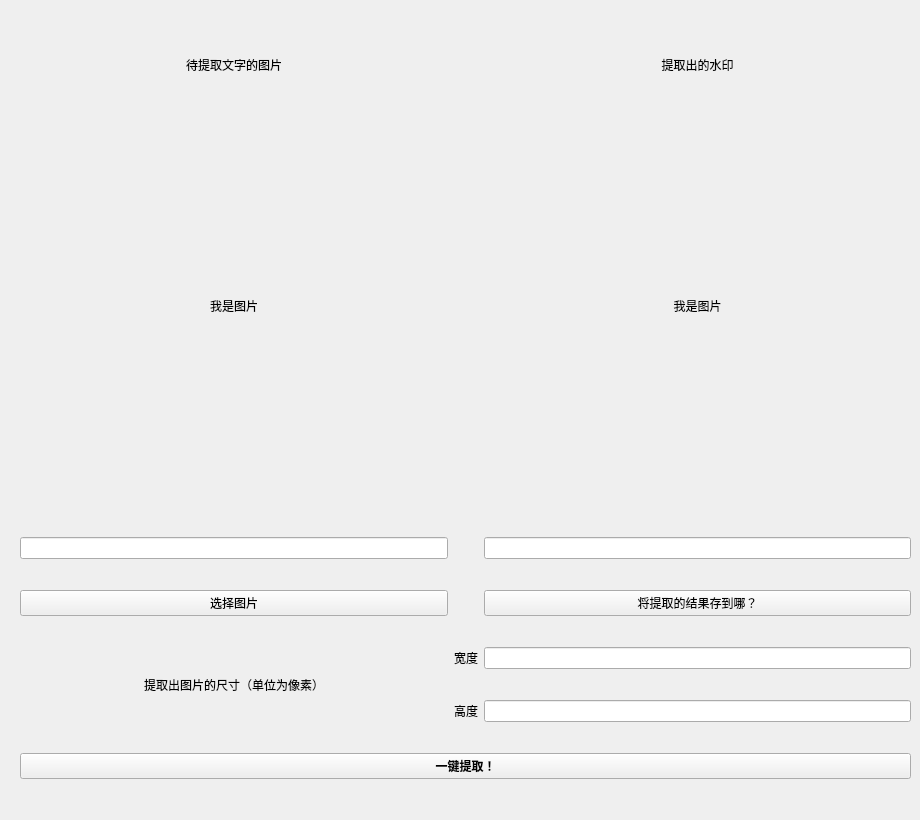
      <widget class="QWidget" name="page_44">
       <widget class="QWidget" name="gridLayoutWidget_29">
        <property name="geometry">
         <rect>
          <x>20</x>
          <y>30</y>
          <width>891</width>
          <height>781</height>
         </rect>
        </property>
        <layout class="QGridLayout" name="gridLayout_32">
         <item row="3" column="0">
          <widget class="QPushButton" name="pushButton_107">
           <property name="text">
            <string>选择图片</string>
           </property>
          </widget>
         </item>
         <item row="1" column="2">
          <widget class="QLabel" name="label_117">
           <property name="text">
            <string>我是图片</string>
           </property>
           <property name="alignment">
            <set>Qt::AlignCenter</set>
           </property>
          </widget>
         </item>
         <item row="0" column="0">
          <widget class="QLabel" name="label_163">
           <property name="maximumSize">
            <size>
             <width>16777215</width>
             <height>20</height>
            </size>
           </property>
           <property name="text">
            <string>待提取文字的图片</string>
           </property>
           <property name="alignment">
            <set>Qt::AlignCenter</set>
           </property>
          </widget>
         </item>
         <item row="2" column="0">
          <widget class="QLineEdit" name="lineEdit_51"/>
         </item>
         <item row="5" column="0" rowspan="2">
          <widget class="QLabel" name="label_161">
           <property name="text">
            <string>提取出图片的尺寸（单位为像素）</string>
           </property>
           <property name="alignment">
            <set>Qt::AlignCenter</set>
           </property>
          </widget>
         </item>
         <item row="2" column="2">
          <widget class="QLineEdit" name="lineEdit_50"/>
         </item>
         <item row="0" column="2">
          <widget class="QLabel" name="label_164">
           <property name="maximumSize">
            <size>
             <width>16777215</width>
             <height>20</height>
            </size>
           </property>
           <property name="text">
            <string>提取出的水印</string>
           </property>
           <property name="alignment">
            <set>Qt::AlignCenter</set>
           </property>
          </widget>
         </item>
         <item row="1" column="0">
          <widget class="QLabel" name="label_162">
           <property name="maximumSize">
            <size>
             <width>16777215</width>
             <height>400</height>
            </size>
           </property>
           <property name="text">
            <string>我是图片</string>
           </property>
           <property name="alignment">
            <set>Qt::AlignCenter</set>
           </property>
          </widget>
         </item>
         <item row="6" column="2">
          <widget class="QLineEdit" name="lineEdit_52"/>
         </item>
         <item row="5" column="2">
          <widget class="QLineEdit" name="lineEdit_30"/>
         </item>
         <item row="3" column="2">
          <widget class="QPushButton" name="pushButton_108">
           <property name="text">
            <string>将提取的结果存到哪？</string>
           </property>
          </widget>
         </item>
         <item row="18" column="0" colspan="3">
          <widget class="QPushButton" name="pushButton_109">
           <property name="font">
            <font>
             <family>宋体</family>
             <weight>75</weight>
             <italic>false</italic>
             <bold>true</bold>
            </font>
           </property>
           <property name="text">
            <string>一键提取！</string>
           </property>
          </widget>
         </item>
         <item row="6" column="1">
          <widget class="QLabel" name="label_118">
           <property name="text">
            <string>高度</string>
           </property>
           <property name="alignment">
            <set>Qt::AlignCenter</set>
           </property>
          </widget>
         </item>
         <item row="5" column="1">
          <widget class="QLabel" name="label_119">
           <property name="text">
            <string>宽度</string>
           </property>
           <property name="alignment">
            <set>Qt::AlignCenter</set>
           </property>
          </widget>
         </item>
        </layout>
       </widget>
      </widget>
